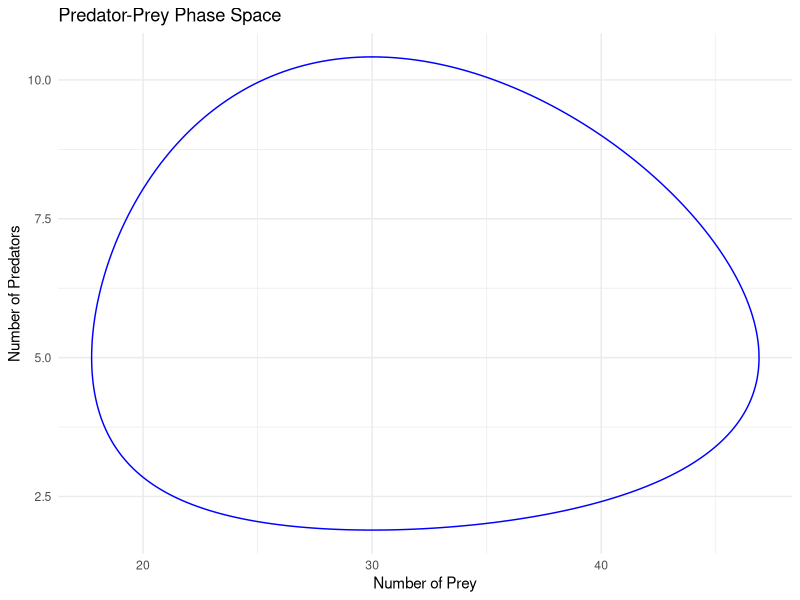

Write the R code that produced this figure. (Note: this script raises an error after producing the figure.)
## ---- chunk 1

## ---- chunk 2
knitr::opts_chunk$set(echo = TRUE)
## ---- chunk 3
library(deSolve)
library(ggplot2)

# Lotka-Volterra Model
lotka_volterra <- function(t, state, parameters) {
  with(as.list(c(state, parameters)), {
    dP <- alpha * P - beta * P * H
    dH <- -gamma * H + delta * P * H
    list(c(dP, dH))
  })
}

# Parameters
params <- c(alpha = 0.1,  # Prey birth rate
            beta = 0.02,  # Prey death rate per predator
            gamma = 0.3,  # Predator death rate
            delta = 0.01) # Predator birth rate per prey

# Initial State
state <- c(P = 40,  # Initial prey population
           H = 9)   # Initial predator population

# Time
times <- seq(0, 200, by = 0.1)

# Solving the differential equations
out <- ode(y = state, times = times, func = lotka_volterra, parms = params)

# Creating a data frame for plotting
out_df <- as.data.frame(out)
colnames(out_df)[2:3] <- c("Prey", "Predators")

# Plotting the phase space
phase_space_plot <- ggplot(out_df, aes(x = Prey, y = Predators)) +
  geom_path(color = "blue") +
  theme_minimal() +
  labs(title = "Predator-Prey Phase Space",
       x = "Number of Prey",
       y = "Number of Predators")

print(phase_space_plot)
## ---- chunk 4
# Extended parameter grid
params_grid <- expand.grid(alpha = seq(0.1, 0.3, length.out = 3),
                           beta = seq(0.02, 0.05, length.out = 3),
                           gamma = seq(0.3, 0.5, length.out = 3),
                           delta = seq(0.01, 0.03, length.out = 3),
                           P = seq(30, 50, length.out = 3),
                           H = seq(5, 15, length.out = 3))

# Time
times <- seq(0, 100, by = 0.1)

# Run simulations for each parameter set
all_sims <- do.call(rbind, lapply(1:nrow(params_grid), function(i) {
  params <- as.list(params_grid[i, ])
  state <- c(P = params$P, H = params$H)
  out <- ode(y = state, times = times, func = lotka_volterra, parms = params)
  out_df <- as.data.frame(out)
  out_df$params <- paste(params$alpha, params$beta, params$gamma, params$delta, params$P, params$H, sep = "_")
  # Or instead assign each parameter to its own column in the data frame
  # out_df$alpha <- params$alpha
  # out_df$beta <- params$beta
  # out_df$gamma <- params$gamma
  # out_df$delta <- params$delta
  # out_df$P_init <- params$P
  # out_df$H_init <- params$H
  out_df
}))

# Or you can separate the parameters out separately
# all_sims %>% 
#   separate(params, into = c("alpha", "beta", "gamma", "delta", "P_init", "H_init"), sep = "_")
## ---- chunk 5
library(gganimate)
# 
# Create the ggplot object
# p <- ggplot(all_sims, aes(x = P, y = H, group = params)) +
#   geom_path(aes(color = params)) +
#   labs(x = "Number of Prey", y = "Number of Predators") +
#   theme_minimal()
# 
# Animate the plot with gganimate
# animation <- p + 
#   transition_states(params, transition_length = 2, state_length = 1) +
#   enter_fade() + exit_fade()
# 
# 
# Render and save the animation
# anim_save("lotka_volterra_extended_animation.gif", animate(animation, nframes = 100, fps = 10))
## ---- chunk 6
library(dplyr)

split_sims <- all_sims %>% 
  separate(params, into = c("alpha", "beta", "gamma", "delta", "P_init", "H_init"), sep = "_") %>% 
  mutate(across(where(is.character), ~as.numeric(.))) 

# Fixed parameter values
fixed_alpha <- 0.1
fixed_beta <- 0.02
fixed_gamma <- 0.3
fixed_delta <- 0.01
fixed_H_init <- 10

# Filter all_sims for simulations with only the fixed parameters and varying P_init
filtered_sims <- split_sims %>%
  filter(alpha == fixed_alpha, 
         beta == fixed_beta, 
         gamma == fixed_gamma, 
         delta == fixed_delta, 
         H_init == fixed_H_init)
## ---- chunk 7
library(ggplot2)
library(gganimate)

# Assuming filtered_sims is your data frame with simulations for varying P_init

# Create the ggplot object
p <- ggplot(filtered_sims, aes(x = P, y = H, group = P_init)) +
  geom_path(aes(color = as.factor(P_init))) +
  labs(title = 'Predator-Prey Model with Varying Initial Prey Population',
       subtitle = 'Initial Prey Population: {closest_state}',
       x = "Number of Prey", 
       y = "Number of Predators") +
  theme_minimal() # +
  # theme(legend.position = "none") # Remove the legend if not needed

# Animate the plot with gganimate
animation <- p + 
  transition_states(P_init, transition_length = 2, state_length = 1) # +
  # enter_fade() + exit_fade()

# animate(animation, nframes = 100, fps = 10)

# Render and save the animation
anim_save("lotka_volterra_varying_p_init.gif", animate(animation, nframes = 100, fps = 10))
